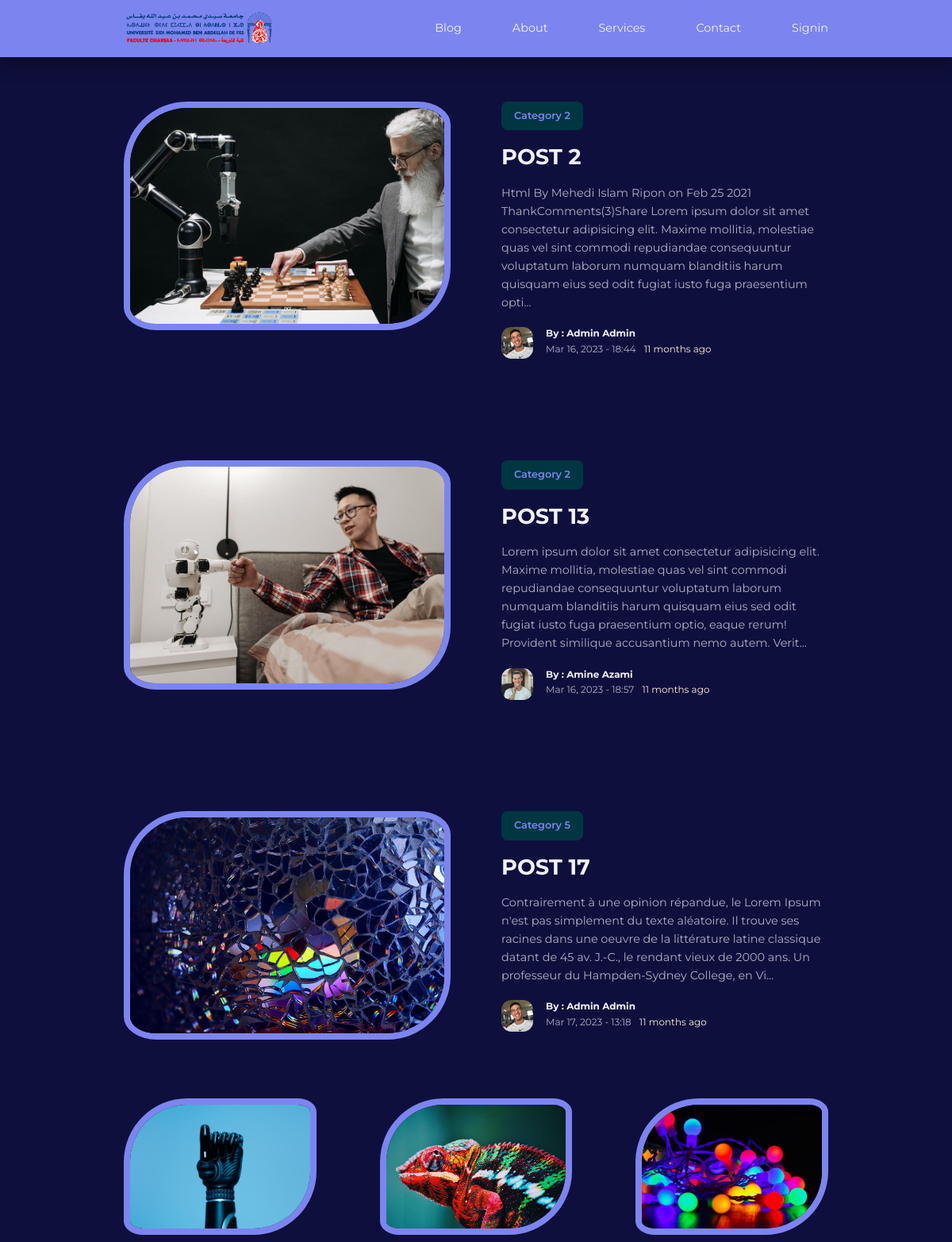
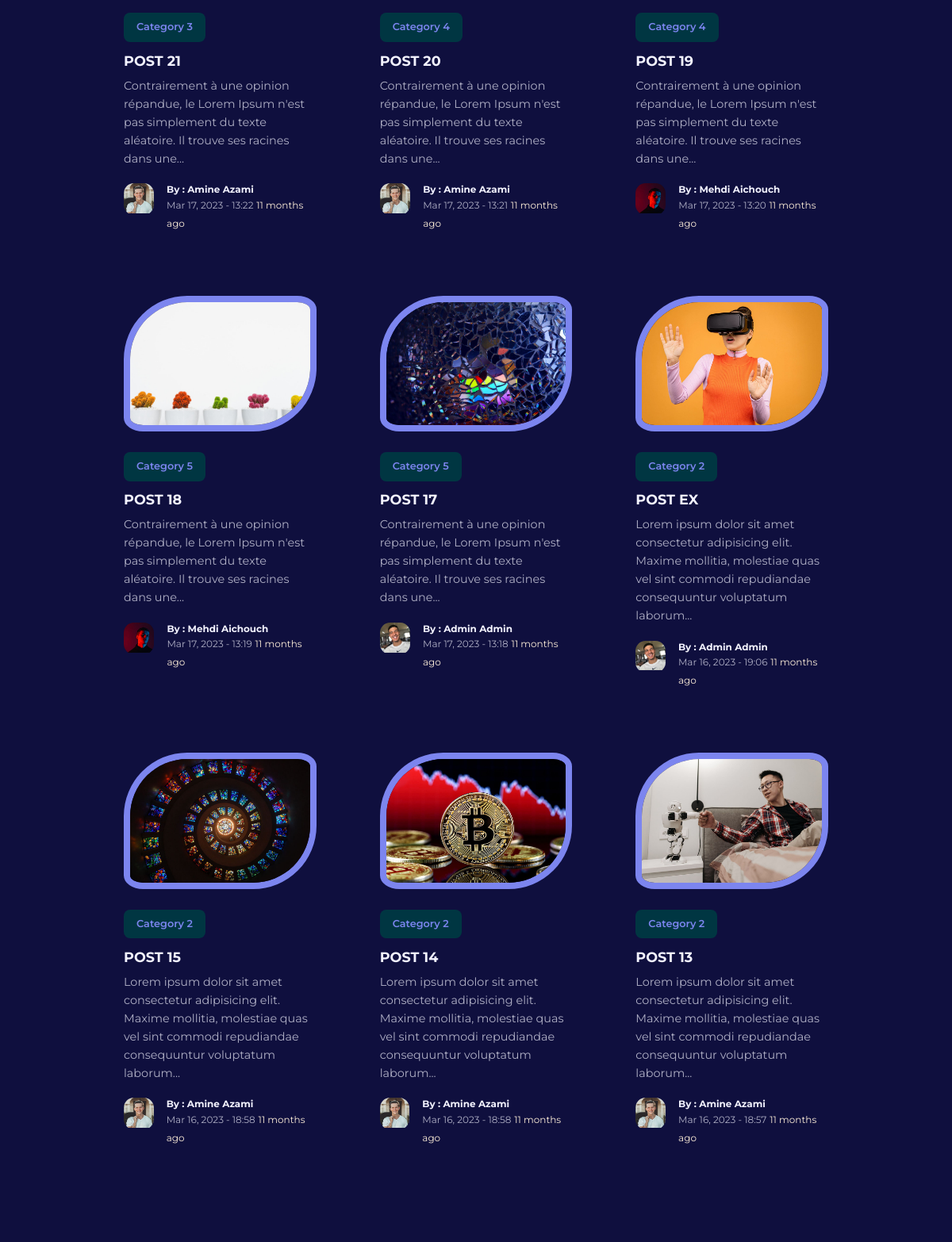
The page / on the database its author committed (2 pictures, top to bottom).
### tables this page shows
CREATE TABLE `posts` (
  `id` int(10) UNSIGNED NOT NULL,
  `title` varchar(255) NOT NULL,
  `body` text NOT NULL,
  `thumbnail` varchar(255) NOT NULL,
  `date_time` timestamp NOT NULL DEFAULT current_timestamp(),
  `category_id` int(11) UNSIGNED DEFAULT NULL,
  `author_id` int(11) UNSIGNED NOT NULL,
  `is_featured` tinyint(1) NOT NULL
);

CREATE TABLE `categories` (
  `id` int(11) UNSIGNED NOT NULL,
  `title` varchar(50) NOT NULL,
  `description` text NOT NULL
);

CREATE TABLE `users` (
  `id` int(11) UNSIGNED NOT NULL,
  `firstname` varchar(50) NOT NULL,
  `lastname` varchar(50) NOT NULL,
  `username` varchar(50) NOT NULL,
  `email` varchar(100) NOT NULL,
  `password` varchar(255) NOT NULL,
  `avatar` varchar(255) NOT NULL,
  `is_admin` tinyint(1) NOT NULL
);

### index.php (the view, shortened to what this page needs)
<?php
include 'partials/header.php';
$featured_query = "SELECT * FROM posts WHERE is_featured=1";
$featured_result = mysqli_query($connection, $featured_query);
$query = "SELECT * FROM posts ORDER BY date_time DESC";
$posts = mysqli_query($connection, $query)
?>
<?php if (mysqli_num_rows($featured_result) >= 1) : ?>
    <div class="swiper mySwiper">
        <div class="swiper-wrapper">
            <?php while ($featured = mysqli_fetch_assoc($featured_result)) : ?>
                <div class="swiper-slide">
                    <section class="featured">
                        <div class="container featured__container">
                            <div class="post__thumbnail">
                                <img src="./images/<?= $featured['thumbnail'] ?>">
                            </div>
                            <div class="post__info">
                                <?php
                                $category_id = $featured['category_id'];
                                $category_query = "SELECT * FROM categories WHERE id=$category_id";
                                $category_result = mysqli_query($connection, $category_query);
                                $category = mysqli_fetch_assoc($category_result);
                                ?>
                                <a href="<?= ROOT_URL ?>category-posts.php?id=<?= $featured['category_id'] ?>" class="category__button"><?= $category['title'] ?></a>
                                <h2 class="post__title"><a href="<?= ROOT_URL ?>post.php?id=<?= $featured['id'] ?>&id2=<?= $featured['author_id'] ?>"><?= $featured['title'] ?></a></h2>
                                <p class="body"><?= substr($featured['body'], 0, 300) ?>...</p>
                                <div class="post__author">
                                    <?php
                                    $author_id = $featured['author_id'];
                                    $author_query = "SELECT * FROM users WHERE id=$author_id";
                                    $author_result = mysqli_query($connection, $author_query);
                                    $author = mysqli_fetch_assoc($author_result);
                                    ?>
                                    <div class="post__author-avatar">
                                        <img src="./images/<?= $author['avatar'] ?>">
                                    </div>
                                    <div class="post__author-info">
                                        <h5>By : <?= "{$author['firstname']}  {$author['lastname']}" ?></h5>
                                        <small><?= date("M d, Y - H:i", strtotime($featured['date_time'])) ?></small>
                                        <?php
                                        $featured_date = strtotime($featured['date_time']);
                                        $now = time();
                                        $seconds_diff = $now - $featured_date;
                                        if ($seconds_diff >= 31536000) {
                                            $time_diff = floor($seconds_diff / 31536000);
                                            $unit = $time_diff > 1 ? "years" : "year";
                                        } elseif ($seconds_diff >= 2592000) {
                                            $time_diff = floor($seconds_diff / 2592000);
                                            $unit = $time_diff > 1 ? "months" : "month";
                                        } elseif ($seconds_diff >= 86400) {
                                            $time_diff = floor($seconds_diff / 86400);
                                            $unit = $time_diff > 1 ? "days" : "day";
                                        } else {
                                            $time_diff = floor($seconds_diff / 60);
                                            $unit = $time_diff > 1 ? "minutes" : "minute";
                                        }
                                        $time_ago = $time_diff . " " . $unit . " ago";
                                        ?>
                                        <small style="color: antiquewhite;">
                                            &nbsp;&nbsp;<?= $time_ago ?>
                                        </small>
                                    </div>
                                </div>
                            </div>
                        </div>
                    </section>
                </div>
            <?php endwhile ?>
        </div>
    </div>
<?php endif ?>
<section class="posts <?= mysqli_num_rows($featured_result) > 0 ? '' : 'section__extra-margin' ?>">
    <div class="container posts__container">
        <?php while ($post = mysqli_fetch_assoc($posts)) : ?>
            <article class="post">
                <div class="post__thumbnail">
                    <img src="./images/<?= $post['thumbnail'] ?>" alt="gestion des entreprises">
                </div>
                <div class="post__info">
                    <?php
                    $category_id = $post['category_id'];
                    $category_query = "SELECT * FROM categories WHERE id=$category_id";
                    $category_result = mysqli_query($connection, $category_query);
                    $category = mysqli_fetch_assoc($category_result);
                    ?>
                    <a href="<?= ROOT_URL ?>category-posts.php?id=<?= $post['category_id'] ?>" class="category__button"><?= $category['title'] ?></a>
                    <h3 class="post__title"><a href="<?= ROOT_URL ?>post.php?id=<?= $post['id'] ?>&id2=<?= $post['author_id'] ?>"><?= $post['title'] ?></a></h3>
                    <p class="post__body">
                        <?= substr($post['body'], 0, 150) ?>...
                    </p>
                    <div class="post__author">
                        <?php
                        $author_id = $post['author_id'];
                        $author_query = "SELECT * FROM users WHERE id=$author_id";
                        $author_result = mysqli_query($connection, $author_query);
                        $author = mysqli_fetch_assoc($author_result);
                        ?>
                        <div class="post__author-avatar">
                            <img src="./images/<?= $author['avatar'] ?>">
                        </div>
                        <div class="post_author-info">
                            <h5>By : <?= "{$author['firstname']}  {$author['lastname']}" ?></h5>
                            <small><?= date("M d, Y - H:i", strtotime($post['date_time'])) ?></small>
                            <small style="color: antiquewhite;">
                                <?php
                                $date_diff = date_diff(date_create($post['date_time']), date_create());
                                if ($date_diff->days >= 365) {
                                    $year_diff = floor($date_diff->days / 365);
                                    echo $year_diff == 1 ? $year_diff . " year ago" : $year_diff . " years ago";
                                } elseif ($date_diff->days >= 30) {
                                    $month_diff = floor($date_diff->days / 30);
                                    echo $month_diff == 1 ? $month_diff . " month ago" : $month_diff . " months ago";
                                } else {
                                    echo $date_diff->days == 0 ? "Today" : $date_diff->days . " day ago";
                                }
                                ?>
                            </small>
                        </div>
                    </div>
                </div>
            </article>
        <?php endwhile ?>
    </div>
    <div id="spinner" class="container">
        <div class="loader">Loading</div>
    </div>
</section>

### partials/header.php (shortened to what this page needs)
<!DOCTYPE html>
<html lang="en">
<head>
    <link rel="stylesheet" href="<?= ROOT_URL ?>css/style.css?v=1.0">
    <link rel="stylesheet" href="https://unicons.iconscout.com/release/v4.0.0/css/line.css">
  <link rel="stylesheet" href="https://cdn.jsdelivr.net/npm/swiper@9/swiper-bundle.min.css"/>
</head>
<body>
    <nav>
        <div class="container nav__container">
            <a href="<?= ROOT_URL ?>" class="nav__logo">
            <img src="<?=ROOT_URL?>images/logo-dark.png" style="width:190px;" alt="logo">
            </a>
            <ul class="nav__items">
                <li><a href="<?= ROOT_URL ?>blog.php">Blog</a></li>
                <li><a href="<?= ROOT_URL ?>about.php">About</a></li>
                <li><a href="<?= ROOT_URL ?>services.php">Services</a></li>
                <li><a href="<?= ROOT_URL ?>contact.php">Contact</a></li>
                <?php if (isset($_SESSION['user-id'])) : ?>
                    <li class="nav__profile">
                        <div class="avatar">
                            <img src="<?= ROOT_URL . 'images/' . $avatar['avatar'] ?>" alt="avatar">
                        </div>
                        <ul>
                            <li><a href="<?= ROOT_URL ?>admin/index.php">Dashboard</a></li>
                            <li><a href="<?= ROOT_URL ?>logout.php">Logout</a></li>
                        </ul>
                    </li>
                <?php else : ?>
                    <li><a href="<?= ROOT_URL ?>signin.php">Signin</a></li>
                <?php endif ?>
            </ul>
        </div>
    </nav>

### css/style.css (style rules this page uses)
:root { --color-primary: #7c85ef; --color-primary-light: hsl(191, 100%, 13%); --color-primary-variant: #2eaf7d; --color-red: #da0f3f; --color-red-light: hsl(346, 87%, 46%, 15%); --color-green: #00c476; --color-green-light: hsl(156, 100%, 38%, 15%); --color-gray-900: #1e1e66; --color-gray-700: #2d2b7c; --color-gray-300: rgba(242, 242, 254, 0.3); --color-gray-200: rgba(242, 242, 254, 0.7); --color-white: #f2f2fe; --color-bg: #0f0f3e; --transition: all 300ms ease; --container-width-lg: 74%; --container-width-md: 88%; --form-width: 40%; --card-border-radius-1: 0.3rem; --card-border-radius-2: 0.5rem; --card-border-radius-3: 0.8rem; --card-border-radius-4: 2rem; --card-border-radius-5: 5rem; }
* { margin: 0; padding: 0; outline: 0; border: 0; appearance: 0; list-style: none; text-decoration: none; box-sizing: border-box; user-select: none; }
body { font-family: 'Montserrat', sans-serif; line-height: 1.6; color: var(--color-gray-200); overflow-x: hidden; background: var(--color-bg); font-size: 0.9rem; }
.container { width: var(--container-width-lg); max-width: 1800px; margin: 0 auto; }
section { margin-top: 3rem; width: 100vw; }
h1, h2, h3, h4, h5 { color: var(--color-white); line-height: 1.3; }
h2 { font-size: 1.7rem; margin: 1rem 0; }
h3 { font-size: 1.1rem; margin: 0.8rem 0 0.5rem; }
a { color: var(--color-white); transition: var(--transition); }
img { display: block; width: 100%; object-fit: cover; }
nav { background: var(--color-primary); width: 100vw; height: 4.5rem; position: fixed; top: 0; z-index: 10; box-shadow: 0 1rem 1rem rgba(0, 0, 0, 0.2); }
.nav__container { height: 100%; display: flex; align-items: center; justify-content: space-between; }
.nav__logo { font-weight: 600; font-size: 1.2rem; }
.nav__items { display: flex; align-items: center; gap: 4rem; }
.category__button { background: var(--color-primary-light); color: var(--color-primary); display: inline-block; padding: 0.5rem 1rem; border-radius: var(--card-border-radius-2); font-weight: 600; font-size: 0.8rem; text-align: center; }
.post__thumbnail { border-radius: var(--card-border-radius-5) 10%; border: 0.5rem solid var(--color-primary); overflow: hidden; margin-bottom: 1.6rem; }
.post__author { display: flex; gap: 1rem; margin-top: 1.2rem; }
.post__author-avatar { width: 2.5rem; height: 2.5rem; border-radius: var(--card-border-radius-3); overflow: hidden; }
.featured { margin-top: 8rem; }
.featured__container { display: grid; grid-template-columns: 1fr 1fr; gap: 4rem; }
.featured .post__thumbnail { height: fit-content; }
.posts__container { display: grid; grid-template-columns: repeat(3, 1fr); gap: 5rem; margin-bottom: 5rem; }

### partials/header.php (style rules this page uses)
.loader, .loader:before, .loader:after { border-radius: 50%; width: 2.5em; height: 2.5em; -webkit-animation-fill-mode: both; animation-fill-mode: both; -webkit-animation: load7 1.8s infinite ease-in-out; animation: load7 1.8s infinite ease-in-out; }
.loader { color: #7c85ef; font-size: 5px; margin: 80px auto; position: relative; text-indent: -9999em; -webkit-transform: translateZ(0); -ms-transform: translateZ(0); transform: translateZ(0); -webkit-animation-delay: -0.16s; animation-delay: -0.16s; }
.loader:before, .loader:after { content: ''; position: absolute; top: 0; }
.loader:before { left: -3.5em; -webkit-animation-delay: -0.32s; animation-delay: -0.32s; }
.loader:after { left: 3.5em; }

### rows shown on the page
posts: thumbnail (picture), category.title "Category 2", title "POST 2", body "Html By Mehedi Islam Ripon on Feb 25 2021 ThankComments(3)Share Lorem ipsum dolor sit amet consectetur adipisicing elit. Maxime mollitia, molestiae quas vel sint commodi repudiandae consequuntur voluptatum laborum numquam blanditiis harum quisquam eius sed odit fugiat iusto fuga praesentium opti", author.avatar (picture), author.firstname "Admin", author.lastname "Admin", date_time "Mar 16, 2023 - 18:44"
posts: thumbnail (picture), category.title "Category 2", title "POST 13", body "Lorem ipsum dolor sit amet consectetur adipisicing elit. Maxime mollitia, molestiae quas vel sint commodi repudiandae consequuntur voluptatum laborum numquam blanditiis harum quisquam eius sed odit fugiat iusto fuga praesentium optio, eaque rerum! Provident similique accusantium nemo autem. Verit", author.avatar (picture), author.firstname "Amine", author.lastname "Azami", date_time "Mar 16, 2023 - 18:57", body "Lorem ipsum dolor sit amet consectetur adipisicing elit. Maxime mollitia, molestiae quas vel sint commodi repudiandae consequuntur voluptatum laborum", date_time "11"
posts: thumbnail (picture), category.title "Category 5", title "POST 17", body "Contrairement à une opinion répandue, le Lorem Ipsum n'est pas simplement du texte aléatoire. Il trouve ses racines dans une oeuvre de la littérature latine classique datant de 45 av. J.-C., le rendant vieux de 2000 ans. Un professeur du Hampden-Sydney College, en Vi", author.avatar (picture), author.firstname "Admin", author.lastname "Admin", date_time "Mar 17, 2023 - 13:18", body "Contrairement à une opinion répandue, le Lorem Ipsum n'est pas simplement du texte aléatoire. Il trouve ses racines dans une", date_time "11"
posts: thumbnail (picture), category.title "Category 3", title "POST 21", body "Contrairement à une opinion répandue, le Lorem Ipsum n'est pas simplement du texte aléatoire. Il trouve ses racines dans une", author.avatar (picture), author.firstname "Amine", author.lastname "Azami", date_time "Mar 17, 2023 - 13:22", date_time "11"
posts: thumbnail (picture), category.title "Category 4", title "POST 20", body "Contrairement à une opinion répandue, le Lorem Ipsum n'est pas simplement du texte aléatoire. Il trouve ses racines dans une", author.avatar (picture), author.firstname "Amine", author.lastname "Azami", date_time "Mar 17, 2023 - 13:21", date_time "11"
posts: thumbnail (picture), category.title "Category 4", title "POST 19", body "Contrairement à une opinion répandue, le Lorem Ipsum n'est pas simplement du texte aléatoire. Il trouve ses racines dans une", author.avatar (picture), author.firstname "Mehdi", author.lastname "Aichouch", date_time "Mar 17, 2023 - 13:20", date_time "11"
posts: thumbnail (picture), category.title "Category 5", title "POST 18", body "Contrairement à une opinion répandue, le Lorem Ipsum n'est pas simplement du texte aléatoire. Il trouve ses racines dans une", author.avatar (picture), author.firstname "Mehdi", author.lastname "Aichouch", date_time "Mar 17, 2023 - 13:19", date_time "11"
posts: thumbnail (picture), category.title "Category 2", title "POST EX", body "Lorem ipsum dolor sit amet consectetur adipisicing elit. Maxime mollitia, molestiae quas vel sint commodi repudiandae consequuntur voluptatum laborum", author.avatar (picture), author.firstname "Admin", author.lastname "Admin", date_time "Mar 16, 2023 - 19:06", date_time "11"
posts: thumbnail (picture), category.title "Category 2", title "POST 15", body "Lorem ipsum dolor sit amet consectetur adipisicing elit. Maxime mollitia, molestiae quas vel sint commodi repudiandae consequuntur voluptatum laborum", author.avatar (picture), author.firstname "Amine", author.lastname "Azami", date_time "Mar 16, 2023 - 18:58", date_time "11"
posts: thumbnail (picture), category.title "Category 2", title "POST 14", body "Lorem ipsum dolor sit amet consectetur adipisicing elit. Maxime mollitia, molestiae quas vel sint commodi repudiandae consequuntur voluptatum laborum", author.avatar (picture), author.firstname "Amine", author.lastname "Azami", date_time "Mar 16, 2023 - 18:58", date_time "11"
